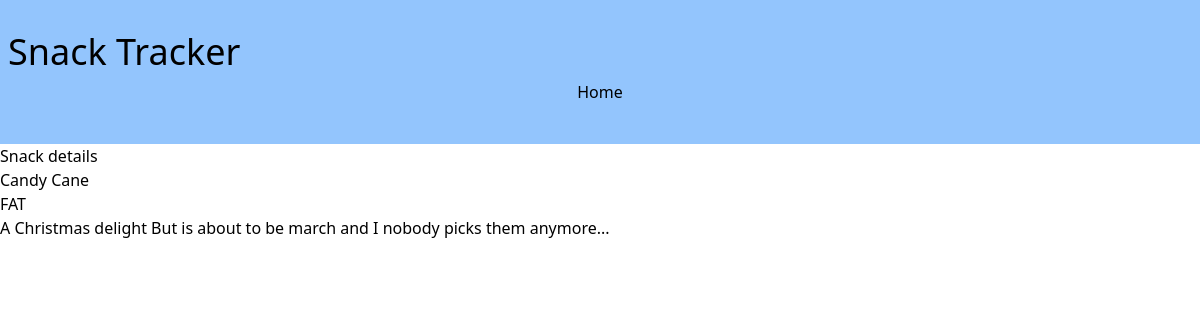
/1/, run on the app's committed database.
### snacks/models.py (models this page shows, shortened)
class Snack(models.Model):
    name = models.CharField(max_length=64)
    purchaser = models.ForeignKey(get_user_model(), on_delete=models.CASCADE)
    description = models.TextField(blank=True, help_text="Enter a delicious description")

### snacks/views.py (the view)
# urls.py: path('<int:pk>/', SnackDetailView.as_view(), name='snack_detail'),
class SnackDetailView(DetailView):
    template_name = 'snack_detail.html'
    model = Snack

### templates/snack_detail.html (shortened to what this page needs)
{% extends 'base.html' %}
{% block content %}
<h2>Snack details</h2>
    <p>
        {{snack.name}}
    </p>
        <p>{{snack.purchaser}}</p>
        <p>{{snack.description}}</p>
    {% endblock content %}

### data on the page
Snack: name "Candy Cane", purchaser "FAT", description "A Christmas delight But is about to be march and I nobody picks them anymore..."
